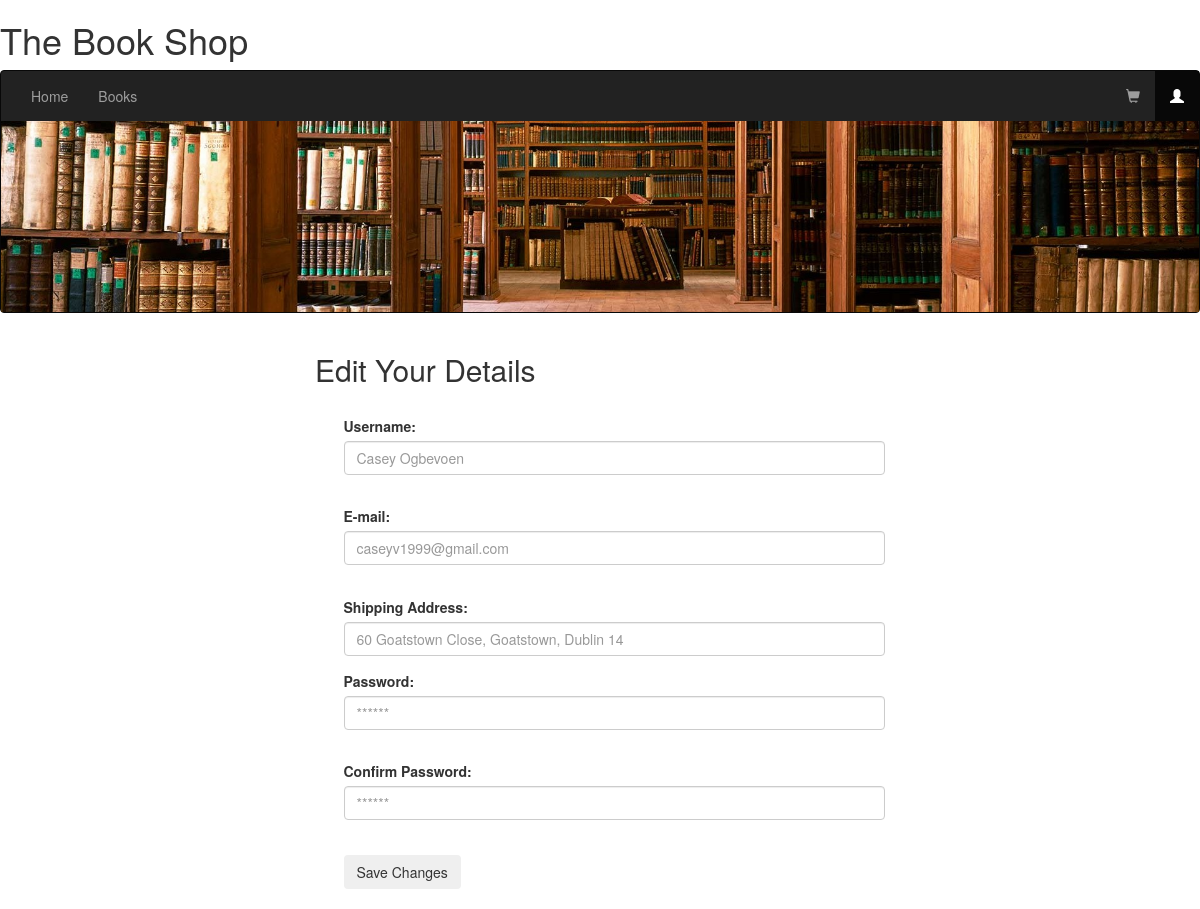
The page /editprofile.php (signed in) on the database its author committed.
### tables this page shows
CREATE TABLE `user` (
  `username` varchar(100) NOT NULL,
  `password` varchar(100) NOT NULL,
  `address` varchar(100) NOT NULL,
  `email` varchar(30) NOT NULL,
  `image` int(150) NOT NULL
);

### editprofile.php (the view, shortened to what this page needs)
<!DOCTYPE html>
<?php
    $con = mysqli_connect("localhost","root","","dt211");
    if(mysqli_connect_errno()){
        echo "Failed to connect to MYSQL: ". mysqli_connect_errno();
    }
    else{
        $username = "";
        $email = "";
        $address = "";
        if(isset($_SESSION["user"])){
            $session = $_SESSION["user"];
            $sql = "SELECT username, email, address FROM user WHERE username = '$session'";
            $result = $con->query($sql);
            if($result->num_rows > 0){
                while($row = $result->fetch_assoc()){
                    $username = $row[username];
                    $email = $row[email];
                    $address = $row[address];
                }
            }
        }
        else{
            echo "Please <a href=". "login.php" . ">login </a> to edit your Profile.";
        }
    }
?>
<html lang="en">
<head>
    <link rel="Stylesheet" type="text/css" href="stylesheet.css"/>
    <link rel="stylesheet" href="https://maxcdn.bootstrapcdn.com/bootstrap/3.3.7/css/bootstrap.min.css">
</head>
<body >
    <h1> The Book Shop </h1>
	<nav class="navbar navbar-inverse navbar-default">
		<div class="container-fluid">
			<ul class="nav navbar-nav">
                <li><a href="index.php"> Home </a></li>
                <li><a href="products.php">Books</a></li>
            </ul>
            <ul class="nav navbar-nav navbar-right">
                 <li>
                    <a href="cart.php" aria-haspopup="true" aria-expanded="false"><span class="glyphicon glyphicon-shopping-cart"></span></a>
                </li>
                <li class="active dropdown">
                    <a href="#" class="active dropdown-toggle" data-toggle="dropdown" aria-haspopup="true" aria-expanded="false"><span class="glyphicon glyphicon-user"></span></a>
                </li>
            </ul>
        </div>
		<img style="height:20%;width:100%" src="library2crop.jpg"/>
	</nav>
	<div class="container" style="width:50%">
    <h2> Edit Your Details </h2>
    <br>
        <form id= "form" style="padding-left:5%" action="" method="POST" onsubmit="return checkForm();">
            <div class="form-group" style="padding-bottom:3%">
                <label for="username"> Username: </label>
                <input type="text" class="form-control" placeholder="<?php echo $username; ?>" id="username" name="username">
            </div>
            <div class="form-group" style="padding-bottom:3%">
                <label for="email"> E-mail: </label>
                <input type="email" class="form-control" placeholder="<?php echo $email; ?>" id="email" name="email">
            </div>
            <div class="form-group">
                <label for="address"> Shipping Address: </label>
                <input type="text" class="form-control" placeholder="<?php echo $address; ?>" id="address" name="address">
            </div>
            <div class="form-group" style="padding-bottom:3%">
                <label for="password1"> Password: </label>
                <input type="password" class="form-control" placeholder="******" id="password1" name="password1">
            </div>
            <div class="form-group">
                <label for="password2"> Confirm Password: </label>
                <input type="password" class="form-control" placeholder="******" id="password2" name="password2">
            </div>
            <br/>
            <button type="submit" class="btn btn-dark" name="submit"> Save Changes </button>
        </form>
    </div>
    <br>
</body>
</html>

### rows shown on the page
user: username "Casey Ogbevoen", email "caseyv1999@gmail.com", address "60 Goatstown Close, Goatstown, Dublin 14"
